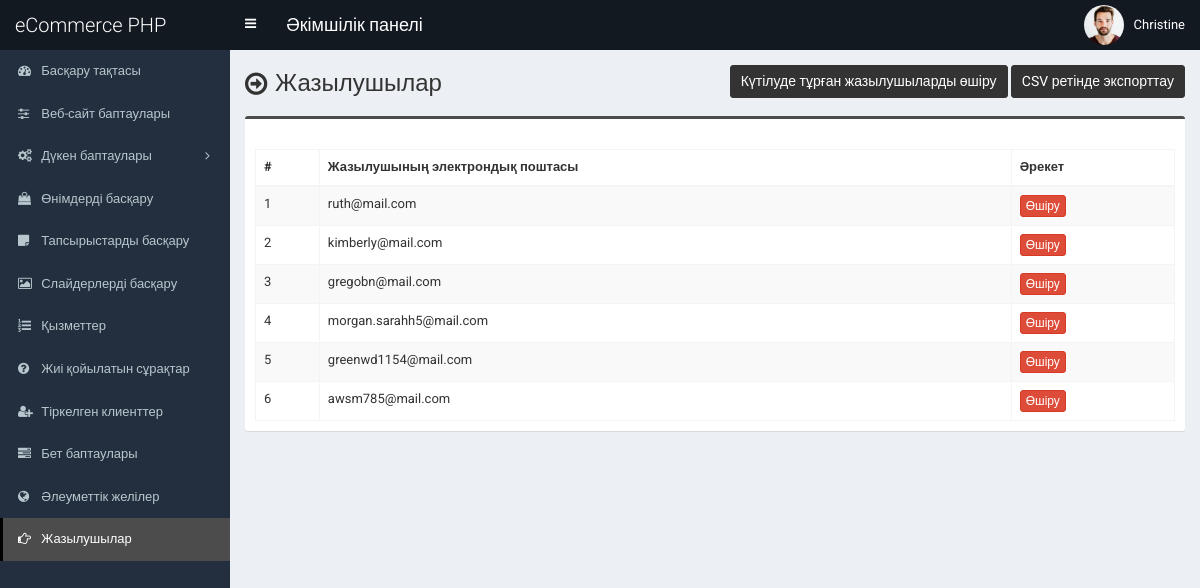
/admin/subscriber.php (signed in), run on the app's committed database.
### tables this page shows
CREATE TABLE `tbl_subscriber` (
  `subs_id` int(11) NOT NULL,
  `subs_email` varchar(255) NOT NULL,
  `subs_date` varchar(100) NOT NULL,
  `subs_date_time` varchar(100) NOT NULL,
  `subs_hash` varchar(255) NOT NULL,
  `subs_active` int(11) NOT NULL
);

### admin/subscriber.php (the view, shortened to what this page needs)
<?php require_once('header.php'); ?>
<section class="content-header">
	<div class="content-header-left">
		<h1>Жазылушылар</h1>
	</div>
	<div class="content-header-right">
		<a href="subscriber-remove.php" class="btn btn-primary btn-sm">Күтілуде тұрған жазылушыларды өшіру</a>
		<a href="subscriber-csv.php" class="btn btn-primary btn-sm">CSV ретінде экспорттау</a>
	</div>
</section>
<section class="content">
  <div class="row">
	<div class="col-md-12">
	  <div class="box box-info">
		<div class="box-body table-responsive">
		  <table id="example1" class="table table-bordered table-hover table-striped">
			<thead>
				<tr>
					<th>#</th>
					<th>Жазылушының электрондық поштасы</th>
					<th>Әрекет</th>
				</tr>
			</thead>
			<tbody>
				<?php
				$i=0;
				$statement = $pdo->prepare("SELECT * FROM tbl_subscriber WHERE subs_active=1");
				$statement->execute();
				$result = $statement->fetchAll(PDO::FETCH_ASSOC);
				foreach ($result as $row) {
					$i++;
					?>
					<tr>
						<td><?php echo $i; ?></td>
						<td><?php echo $row['subs_email']; ?></td>
						<td><a href="#" class="btn btn-danger btn-xs" data-href="subscriber-delete.php?id=<?php echo $row['subs_id']; ?>" data-toggle="modal" data-target="#confirm-delete">Өшіру</a></td>
					</tr>
					<?php
				}
				?>
			</tbody>
		  </table>
		</div>
	  </div>
</section>
<?php require_once('footer.php'); ?>

### admin/style.css (style rules this page uses)
body { font-size: 13px; font-family: "Roboto", sans-serif; }
.content-header > h1, .content-header .content-header-left h1 { font-family: "Roboto", sans-serif; }
.box-info { padding-top: 20px; }
.content-header { overflow: hidden; }
.content-header .content-header-left { float: left; padding-top: 5px; }
.content-header .content-header-right { float: right; }
.content-header .content-header-left h1 { margin-top: 0; margin-bottom: 0; padding-left: 30px; padding-bottom: 5px; font-size: 24px; position: relative; }
.content-header .content-header-left h1:before { position: absolute; top: 0; left: 0; font-family: "FontAwesome", sans-serif; font-size: 26px; content: "\f18e"; }
.content-header .content-header-right a { position: relative; font-size: 14px; }
.box.box-info { border-top-color: #4c4c4c; }
.content-header .content-header-right a { background-color: #333333; border-color: #333333; }

### data on the page
tbl_subscriber: subs_email "ruth@mail.com"
tbl_subscriber: subs_email "kimberly@mail.com"
tbl_subscriber: subs_email "gregobn@mail.com"
tbl_subscriber: subs_email "morgan.sarahh5@mail.com"
tbl_subscriber: subs_email "greenwd1154@mail.com"
tbl_subscriber: subs_email "awsm785@mail.com"

### other printed values
$_SESSION['user']['full_name'] "Christine"
